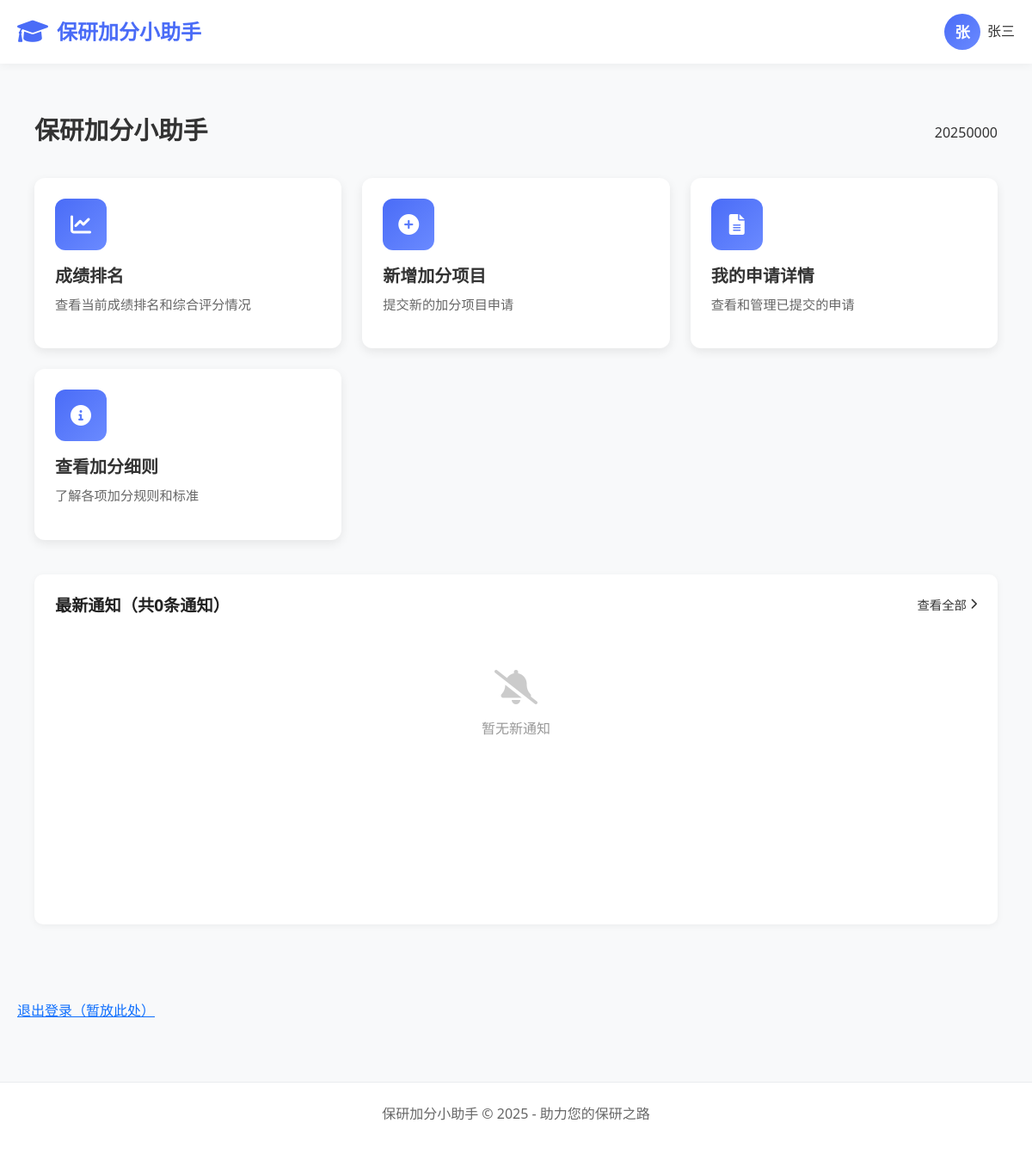
The app's page /student/ (signed in), older data.
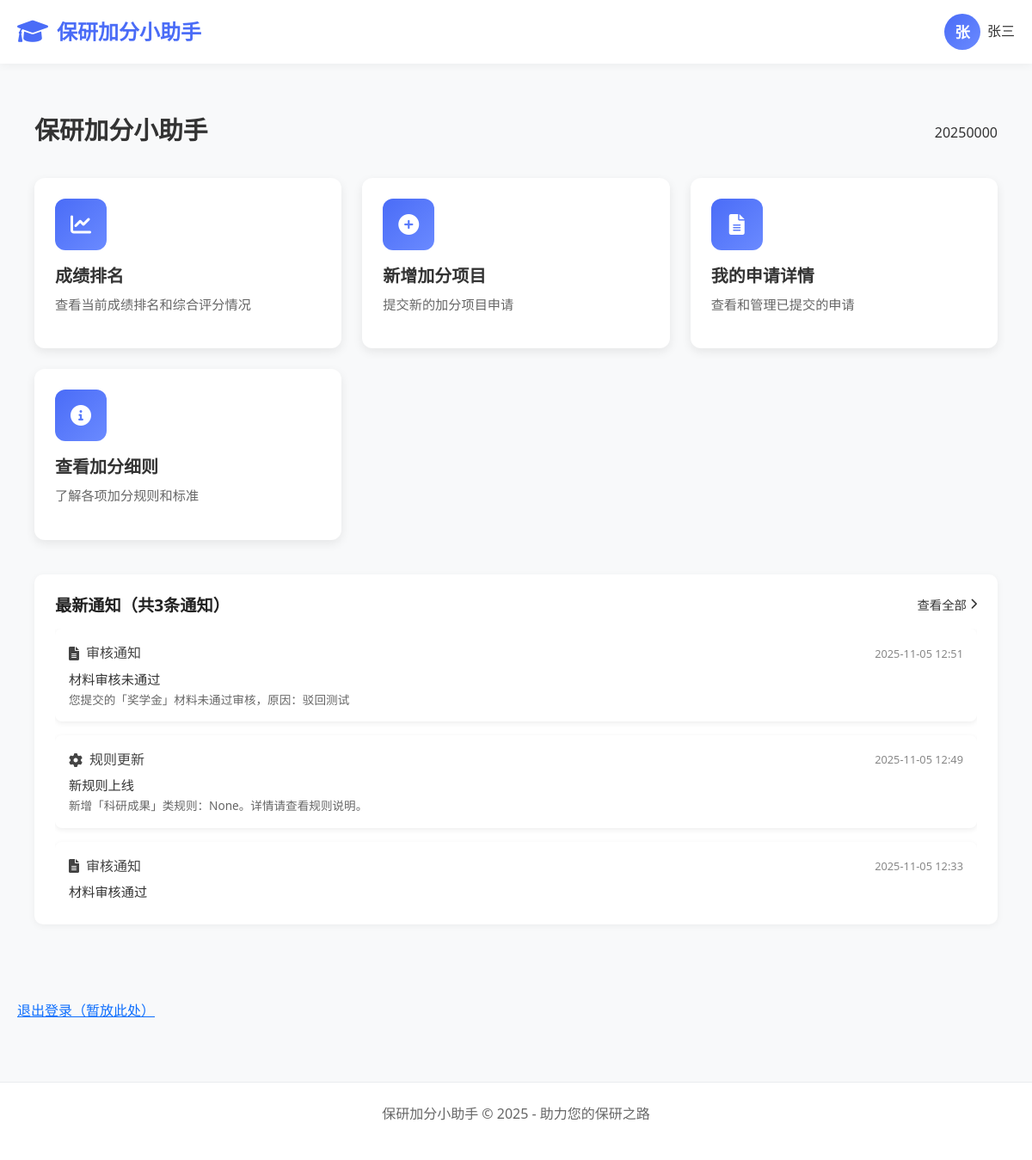
The same page, newer data.
### apps/students/models.py (models this page shows)
class Notification(models.Model):
    NOTIFICATION_TYPES = (
        ('submission', '提交审核通知'),
        ('rule', '规则变动通知'),
        ('system', '系统通知'),
    )
    recipient = models.ForeignKey(
        User,
        on_delete=models.CASCADE,
        related_name='notifications'
    )
    title = models.CharField(max_length=100)
    content = models.TextField()
    type = models.CharField(max_length=20, choices=NOTIFICATION_TYPES)
    is_read = models.BooleanField(default=False)
    created_at = models.DateTimeField(default=timezone.now)
    class Meta:
        ordering = ['-created_at']

### apps/students/views.py (the view)
# urls.py: path('', views.index, name='index'),
@login_required
def index(request):
    notifications = Notification.objects.filter(
        recipient=request.user,
    ).order_by('-created_at')[:5]
    return render(request, 'students/home.html', {
        'notifications': notifications,
    })

### templates/students/home.html (shortened to what the changed rows need)
{% extends 'students/base.html' %}
{% load static %}
{% block extra_css %}
    <link href="{% static 'CSS/students/student_dashboard.css' %}" rel="stylesheet">
{% endblock %}
{% block content %}
    <div class="container">
        <div class="main-content">
            <div class="page-header">
                <h1 class="page-title">保研加分小助手</h1>
            </div>
            <div class="dynamic-section">
                <div class="section-header">
                    <h2 class="section-title">最新通知（共{{ notifications|length }}条通知）</h2>
                    <a href="{% url 'notifications' %}" class="view-all">
                        查看全部 <i class="fas fa-chevron-right"></i>
                    </a>
                </div>
                <div class="notification-scroll-container">
                    <div class="notification-list" id="notificationScrollContent">
                        {% for notification in notifications %}
                        <div class="notification-item {% if not notification.is_read %}unread{% endif %}">
                            <div class="notification-header">
                                <div class="notification-type">
                                    {% if notification.type == 'submission' %}
                                        <i class="fas fa-file-alt"></i>
                                        <span>审核通知</span>
                                    {% elif notification.type == 'rule' %}
                                        <i class="fas fa-cog"></i>
                                        <span>规则更新</span>
                                    {% else %}
                                        <i class="fas fa-bullhorn"></i>
                                        <span>系统通知</span>
                                    {% endif %}
                                </div>
                                <div class="notification-time">
                                    {{ notification.created_at|date:"Y-m-d H:i" }}
                                </div>
                            </div>
                            <div class="notification-content">
                                <h4>{{ notification.title }}</h4>
                                <p>{{ notification.content|truncatechars:50 }}</p>
                            </div>
                        </div>
                        {% empty %}
                        <div class="empty-notification">
                            <i class="fas fa-bell-slash"></i>
                            <p>暂无新通知</p>
                        </div>
                        {% endfor %}
                    </div>
                </div>
            </div>
        </div>
    </div>
    <br>
{% endblock %}

Row changes from the older to the newer data that the page shows:
added Notification: type "submission" (drawn), created_at "2025-11-05 12:51", title "材料审核未通过", content "您提交的「奖学金」材料未通过审核，原因：驳回测试"
added Notification: type "rule" (drawn), created_at "2025-11-05 12:49", title "新规则上线", content "新增「科研成果」类规则：None。详情请查看规则说明。"
added Notification: type "submission" (drawn), created_at "2025-11-05 12:33", title "材料审核通过"
Text that changed along with them:
{{ notifications|length }}: "0" → "3"
text no longer shown: "暂无新通知"
